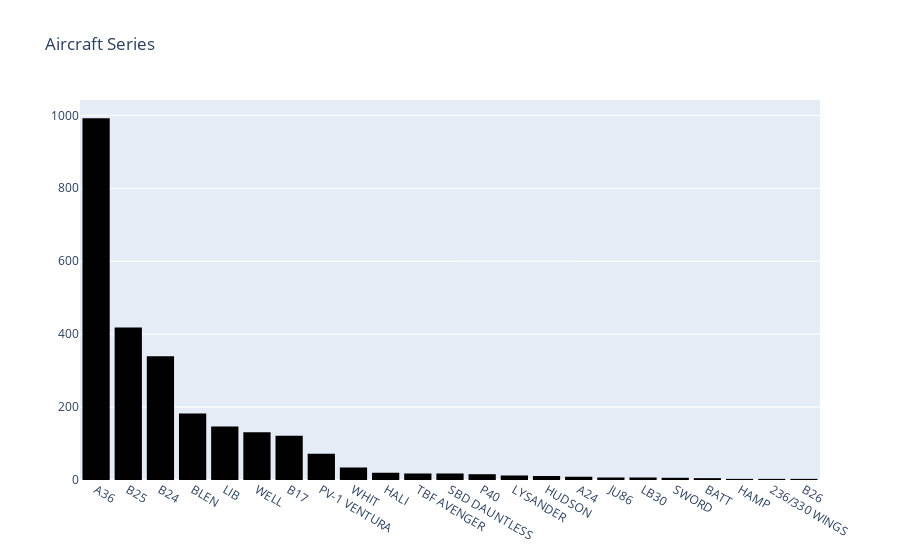

The notebook cell this image was saved under:
### Code cell
# Aircraft Series

data = operations['Aircraft Series'].value_counts()
data[0:10]

data = [go.Bar(x=data.index, y=data.values, hoverinfo='text', marker = dict(color = 'rgba(1, 1, 1, 1)',
                             line=dict(color='rgb(0,0,0)',width=1.5)))]
layout = dict(title = 'Aircraft Series')

fig = go.Figure(data=data, layout=layout)
iplot(fig)

### Figure 1 — Plotly figure (JSON) as saved in the notebook; plotly's stock layout.template omitted (floating-point values rounded to 4 significant figures)
{"data": [{"hoverinfo": "text", "marker": {"color": "rgba(1, 1, 1, 1)", "line": {"color": "rgb(0,0,0)", "width": 1.5}}, "type": "bar", "x": ["A36", "B25", "B24", "BLEN", "LIB", "WELL", "B17", "PV-1 VENTURA", "WHIT", "HALI", "TBF AVENGER", "SBD DAUNTLESS", "P40", "LYSANDER", "HUDSON", "A24", "JU86", "LB30", "SWORD", "BATT", "HAMP", "236/330 WINGS", "B26"], "y": [990, 416, 337, 180, 145, 129, 119, 70, 32, 18, 16, 16, 14, 10, 9, 7, 5, 5, 4, 3, 1, 1, 1]}], "layout": {"title": {"text": "Aircraft Series"}}}
